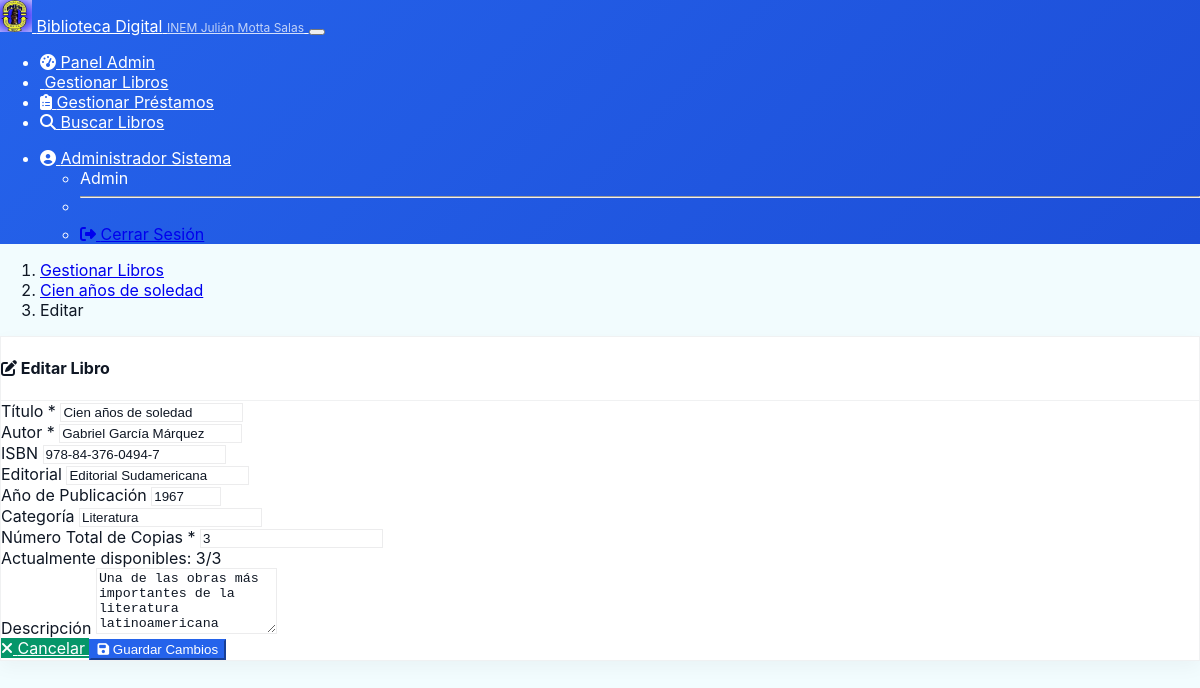
/admin/books/1/edit (signed in), run on the app's committed database.
### models.py (models this page shows, shortened)
class User(UserMixin, db.Model):
    __tablename__ = 'users'
    id = db.Column(db.Integer, primary_key=True)
    username = db.Column(db.String(80), unique=True, nullable=True)
    email = db.Column(db.String(120), unique=True, nullable=False)
    password_hash = db.Column(db.String(256), nullable=True)
    first_name = db.Column(db.String(100), nullable=True)
    last_name = db.Column(db.String(100), nullable=True)
    role = db.Column(db.String(20), default='student')
    active = db.Column(db.Boolean, default=True)
    created_at = db.Column(db.DateTime, default=datetime.utcnow)
    updated_at = db.Column(db.DateTime, default=datetime.utcnow, onupdate=datetime.utcnow)
    loans = db.relationship('Loan', backref='user', lazy=True)
    action_logs = db.relationship('ActionLog', backref='user', lazy=True)  # 👈 Nombre único
    @property
    def is_admin(self):
        return self.role == 'admin'
    @property
    def full_name(self):
        if self.first_name and self.last_name:
            return f"{self.first_name} {self.last_name}"
        return self.username

class Book(db.Model):
    __tablename__ = 'books'
    id = db.Column(db.Integer, primary_key=True)
    title = db.Column(db.String(200), nullable=False)
    author = db.Column(db.String(200), nullable=False)
    isbn = db.Column(db.String(20), unique=True, nullable=True)
    publisher = db.Column(db.String(200), nullable=True)
    publication_year = db.Column(db.Integer, nullable=True)
    category = db.Column(db.String(100), nullable=True)
    description = db.Column(db.Text, nullable=True)
    total_copies = db.Column(db.Integer, default=1)
    available_copies = db.Column(db.Integer, default=1)
    created_at = db.Column(db.DateTime, default=datetime.utcnow)
    updated_at = db.Column(db.DateTime, default=datetime.utcnow, onupdate=datetime.utcnow)
    loans = db.relationship('Loan', backref='book', lazy=True)

### routes.py (the view, shortened to what this page needs)
@app.route('/admin/books/<int:book_id>/edit', methods=['GET', 'POST'])
@require_admin
def edit_book(book_id):
    book = Book.query.get_or_404(book_id)
    return render_template('edit_book.html', book=book)

### routes.py (called while the page is built)
@login_manager.user_loader
def load_user(user_id):
    return User.query.get(int(user_id))

def require_admin(f):
    @wraps(f)
    def decorated_function(*args, **kwargs):
        if not current_user.is_authenticated or not current_user.is_admin:
            flash('No tienes permisos de administrador.', 'error')
            return redirect(url_for('login'))
        return f(*args, **kwargs)
    return decorated_function

@app.before_request
def make_session_permanent():
    session.permanent = True

### templates/edit_book.html (shortened to what this page needs)
{% extends "base.html" %}
{% block content %}
<div class="row">
    <div class="col-12 mb-3">
        <nav aria-label="breadcrumb">
            <ol class="breadcrumb">
                <li class="breadcrumb-item"><a href="{{ url_for('manage_books') }}">Gestionar Libros</a></li>
                <li class="breadcrumb-item"><a href="{{ url_for('book_details', book_id=book.id) }}">{{ book.title }}</a></li>
                <li class="breadcrumb-item active">Editar</li>
            </ol>
        </nav>
    </div>
</div>
<div class="row">
    <div class="col-md-8 offset-md-2">
        <div class="card">
            <div class="card-header">
                <h4><i class="fas fa-edit"></i> Editar Libro</h4>
            </div>
            <div class="card-body">
                <form method="POST" action="{{ url_for('edit_book', book_id=book.id) }}">
                    <div class="row">
                        <div class="col-md-6">
                            <div class="mb-3">
                                <label for="title" class="form-label">Título *</label>
                                <input type="text" class="form-control" id="title" name="title"
                                       value="{{ book.title }}" required>
                            </div>
                        </div>
                        <div class="col-md-6">
                            <div class="mb-3">
                                <label for="author" class="form-label">Autor *</label>
                                <input type="text" class="form-control" id="author" name="author"
                                       value="{{ book.author }}" required>
                            </div>
                        </div>
                    </div>
                    <div class="row">
                        <div class="col-md-6">
                            <div class="mb-3">
                                <label for="isbn" class="form-label">ISBN</label>
                                <input type="text" class="form-control" id="isbn" name="isbn"
                                       value="{{ book.isbn or '' }}">
                            </div>
                        </div>
                        <div class="col-md-6">
                            <div class="mb-3">
                                <label for="publisher" class="form-label">Editorial</label>
                                <input type="text" class="form-control" id="publisher" name="publisher"
                                       value="{{ book.publisher or '' }}">
                            </div>
                        </div>
                    </div>
                    <div class="row">
                        <div class="col-md-6">
                            <div class="mb-3">
                                <label for="publication_year" class="form-label">Año de Publicación</label>
                                <input type="number" class="form-control" id="publication_year"
                                       name="publication_year" min="1000" max="2025"
                                       value="{{ book.publication_year or '' }}">
                            </div>
                        </div>
                        <div class="col-md-6">
                            <div class="mb-3">
                                <label for="category" class="form-label">Categoría</label>
                                <input type="text" class="form-control" id="category" name="category"
                                       value="{{ book.category or '' }}"
                                       placeholder="Ej: Ficción, Ciencia, Historia...">
                            </div>
                        </div>
                    </div>
                    <div class="mb-3">
                        <label for="total_copies" class="form-label">Número Total de Copias *</label>
                        <input type="number" class="form-control" id="total_copies" name="total_copies"
                               min="1" value="{{ book.total_copies }}" required>
                        <div class="form-text">
                            Actualmente disponibles: {{ book.available_copies }}/{{ book.total_copies }}
                        </div>
                    </div>
                    <div class="mb-3">
                        <label for="description" class="form-label">Descripción</label>
                        <textarea class="form-control" id="description" name="description" rows="4"
                                  placeholder="Descripción del libro, sinopsis, etc.">{{ book.description or '' }}</textarea>
                    </div>
                    <div class="d-grid gap-2 d-md-flex justify-content-md-end">
                        <a href="{{ url_for('book_details', book_id=book.id) }}" class="btn btn-secondary">
                            <i class="fas fa-times"></i> Cancelar
                        </a>
                        <button type="submit" class="btn btn-primary">
                            <i class="fas fa-save"></i> Guardar Cambios
                        </button>
                    </div>
                </form>
            </div>
        </div>
    </div>
</div>
{% endblock %}

### templates/base.html (shortened to what this page needs)
<!DOCTYPE html>
<html lang="es" data-bs-theme="dark">
<head>
<link rel="stylesheet" href="https://cdnjs.cloudflare.com/ajax/libs/font-awesome/6.5.0/css/all.min.css">
<link href="https://unpkg.com/aos@2.3.1/dist/aos.css" rel="stylesheet">
    <link href="https://cdn.replit.com/agent/bootstrap-agent-dark-theme.min.css" rel="stylesheet">
    <link rel="stylesheet" href="https://cdnjs.cloudflare.com/ajax/libs/font-awesome/6.4.0/css/all.min.css">
    <link rel="stylesheet" href="{{ url_for('static', filename='css/style.css') }}">
<link href="https://cdn.jsdelivr.net/npm/select2@4.1.0-rc.0/dist/css/select2.min.css" rel="stylesheet" />
</head>
<body class="{% if request.path.startswith('/admin') %}admin-page{% elif request.path.startswith('/student') %}student-page{% endif %}">
    {% if current_user.is_authenticated %}
    <nav class="navbar navbar-expand-lg navbar-dark bg-primary">
        <div class="container">
            <a class="navbar-brand d-flex align-items-center" href="{{ url_for('index') }}">
                <img src="../static/images/logo.png"
                     alt="INEM Logo" class="me-2" style="width: 32px; height: 32px;">
                <span class="d-flex flex-column">
                    <span style="font-size: 1rem; line-height: 1;">Biblioteca Digital</span>
                    <small style="font-size: 0.75rem; opacity: 0.8;">INEM Julián Motta Salas</small>
                </span>
            </a>
            <button class="navbar-toggler" type="button" data-bs-toggle="collapse" data-bs-target="#navbarNav">
            </button>
            <div class="collapse navbar-collapse" id="navbarNav">
                <ul class="navbar-nav me-auto">
                    {% if current_user.is_admin %}
                        <li class="nav-item">
                            <a class="nav-link" href="{{ url_for('admin_dashboard') }}">
                                <i class="fas fa-tachometer-alt"></i> Panel Admin
                            </a>
                        </li>
                        <li class="nav-item">
                            <a class="nav-link" href="{{ url_for('manage_books') }}">
                                 Gestionar Libros
                            </a>
                        </li>
                        <li class="nav-item">
                            <a class="nav-link" href="{{ url_for('manage_loans') }}">
                                <i class="fas fa-clipboard-list"></i> Gestionar Préstamos
                            </a>
                        </li>
                    {% endif %}
                    <li class="nav-item">
                        <a class="nav-link" href="{{ url_for('book_search') }}">
                            <i class="fas fa-search"></i> Buscar Libros
                        </a>
                    </li>
                </ul>
                <ul class="navbar-nav">
                    <li class="nav-item dropdown">
                        <a class="nav-link dropdown-toggle" href="#" role="button" data-bs-toggle="dropdown">
                            {% if current_user.profile_image_url %}
                                <img src="{{ current_user.profile_image_url }}" alt="Profile" class="rounded-circle me-1" style="width: 24px; height: 24px; object-fit: cover;">
                            {% else %}
                                <i class="fas fa-user-circle"></i>
                            {% endif %}
                            {{ current_user.full_name }}
                        </a>
                        <ul class="dropdown-menu">
                            <li><span class="dropdown-item-text">{{ current_user.role.title() }}</span></li>
                            <li><hr class="dropdown-divider"></li>
                            <li><a class="dropdown-item" href="{{ url_for('logout') }}">
                                <i class="fas fa-sign-out-alt"></i> Cerrar Sesión
                            </a></li>
                        </ul>
                    </li>
                </ul>
            </div>
        </div>
    </nav>
    {% endif %}
    <main class="{% if current_user.is_authenticated %}container mt-4{% endif %}">
        {% block content %}{% endblock %}
    </main>
</body>
</html>

### static/css/style.css (style rules this page uses)
:root { --home-bg: #f2fcfe; --home-hero-start: #6b46ff; --home-hero-end: #7c5cff; --home-navbar-text: #ffffff; --home-card-bg: #ffffff; --home-text: #0f1724; --home-muted: #6b7280; --library-primary: #2563eb; --library-secondary: #059669; --library-accent: #0891b2; --library-warning: #d97706; --library-success: #16a34a; --library-danger: #dc2626; }
html, body { height:100%; margin:0; font-family: "Inter", system-ui, -apple-system, "Segoe UI", Roboto, "Helvetica Neue", Arial; -webkit-font-smoothing:antialiased; -moz-osx-font-smoothing:grayscale; }
body { background-color: var(--bs-body-bg, #0b1220); color: var(--bs-body-color, #cbd5e1); }
body.admin-page, body.student-page { background-color: var(--home-bg) !important; color: var(--home-text) !important; }
body.admin-page .navbar, body.student-page .navbar { background: linear-gradient(135deg, #2563eb, #1d4ed8) !important; background-color: #2563eb !important; color: #ffffff !important; box-shadow: none; }
body.admin-page .navbar .nav-link, body.student-page .navbar .nav-link, body.admin-page .navbar-brand, body.student-page .navbar-brand { color: #ffffff !important; }
body.admin-page .navbar .nav-link, body.student-page .navbar .nav-link, body.admin-page .navbar-brand, body.student-page .navbar-brand { color: var(--home-navbar-text) !important; }
body.admin-page .navbar-brand small, body.student-page .navbar-brand small { opacity: 0.95; color: rgba(255,255,255,0.9) !important; }
body.admin-page .card, body.student-page .card { background-color: var(--home-card-bg) !important; color: var(--home-text) !important; border: 1px solid rgba(15,23,36,0.06); box-shadow: 0 6px 18px rgba(15,23,36,0.04); }
body.admin-page .card-header, body.student-page .card-header { background: transparent; border-bottom: 1px solid rgba(15,23,36,0.06); color: var(--home-text); }
body.admin-page .form-control, body.student-page .form-control, body.admin-page .form-select, body.student-page .form-select { background-color: #fff; color: var(--home-text); border: 1px solid rgba(15,23,36,0.08); }
body.admin-page .btn-primary, body.student-page .btn-primary { background-color: var(--library-primary); border-color: var(--library-primary); color: #fff; }
body.admin-page .btn-secondary, body.student-page .btn-secondary { background-color: var(--library-secondary); border-color: var(--library-secondary); color: #fff; }
:root { --bs-gray-800: #111827; }

### data on the page
User: full_name "Administrador Sistema", role "Admin"
Book: title "Cien años de soledad", author "Gabriel García Márquez", isbn "978-84-376-0494-7", publisher "Editorial Sudamericana", publication_year "1967", category "Literatura", total_copies "3", available_copies "3", description "Una de las obras más importantes de la literatura latinoamericana"
